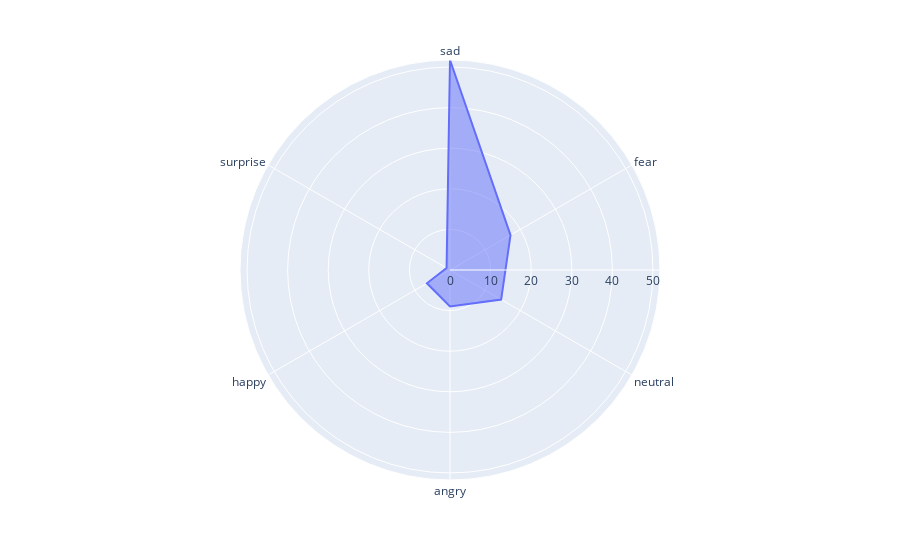

The cell this chart's notebook holds for it:
### Code cell
fig = px.line_polar(temp_df, r='proportion', theta='dominant_emotion', line_close=True)
fig.update_traces(fill='toself')
fig.show()

### Figure 1 — Plotly figure (JSON) as saved in the notebook; plotly's stock layout.template omitted (floating-point values rounded to 4 significant figures)
{"data": [{"fill": "toself", "hovertemplate": "proportion=%{r}<br>dominant_emotion=%{theta}<extra></extra>", "legendgroup": "", "line": {"color": "#636efa", "dash": "solid"}, "marker": {"symbol": "circle"}, "mode": "lines", "name": "", "r": [51.73, 17.21, 14.55, 8.962, 6.566, 0.976, 51.73], "showlegend": false, "subplot": "polar", "theta": ["sad", "fear", "neutral", "angry", "happy", "surprise", "sad"], "type": "scatterpolar"}], "layout": {"autosize": true, "legend": {"tracegroupgap": 0}, "margin": {"t": 60}, "polar": {"angularaxis": {"direction": "clockwise", "rotation": 90, "type": "category"}, "domain": {"x": [0, 1], "y": [0, 1]}, "radialaxis": {"autorange": true, "range": [0, 51.73], "type": "linear"}}}}
